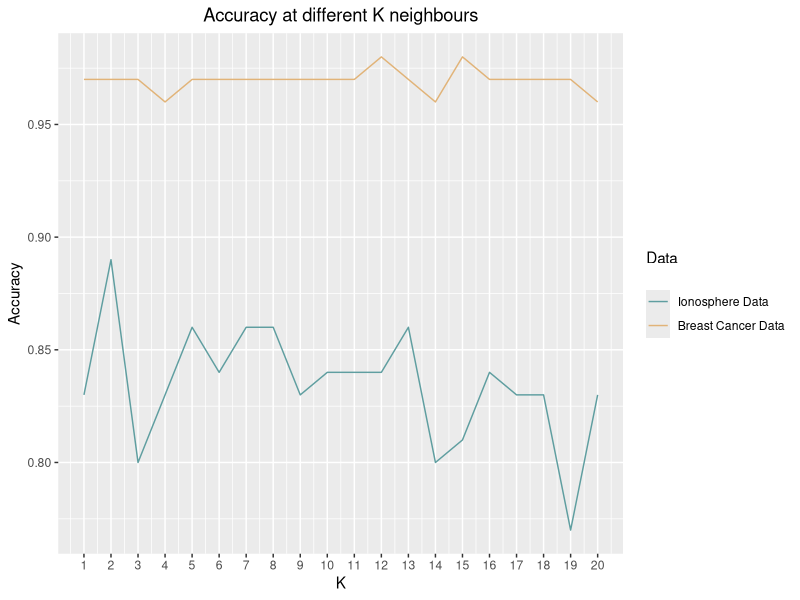
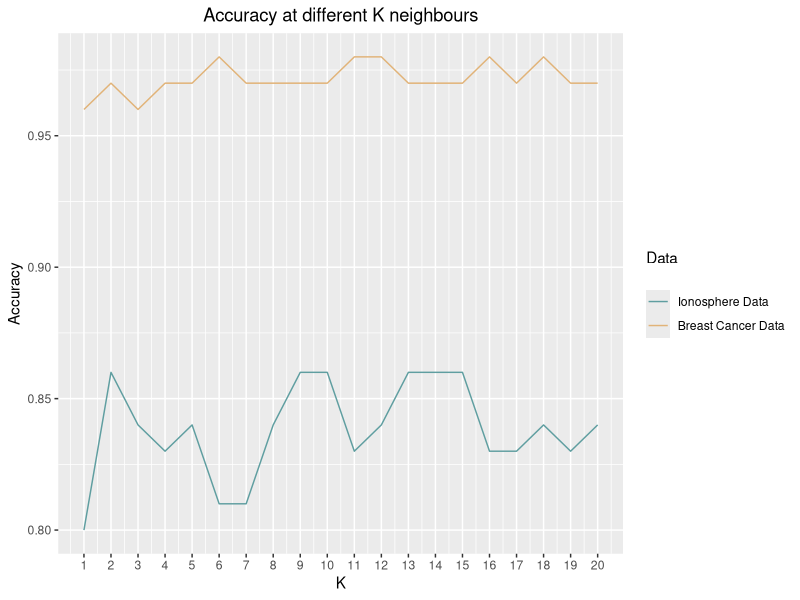
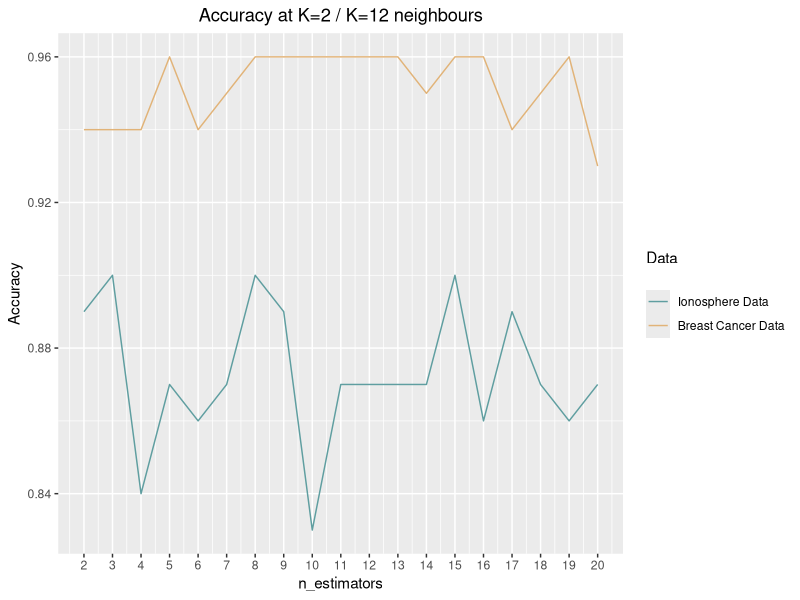

Generate these figures, in order, with R: (Note: this script raises an error after producing the figures.)
## ---- chunk 1
library(ggplot2)
## ---- chunk 2
iono_base_metrics <- read.csv("Ionosphere-Scratch-Different-Ks.csv", header = TRUE)
bc_base_metrics <- read.csv("Breast-Cancer-Scratch-Different-Ks.csv", header = TRUE)

iono_base_metrics <- iono_base_metrics[1:6] #delete last column
bc_base_metrics <- bc_base_metrics[1:6] #delete last column

iono_base_accuracy <- iono_base_metrics[1]
bc_base_accuracy <- bc_base_metrics[1]
k <- seq(1,20,1)

df_scratch <- data.frame(
  "K" = k,
  "AccuracyIonosphere" = iono_base_accuracy,
  "AccuracyBreastCancer" = bc_base_accuracy
)


plot_scratch <- ggplot(df_scratch, aes(x=K)) +
        geom_line(aes(y = Accuracy, colour = "#5F9EA0")) +
        geom_line(aes(y = Accuracy.1, colour = "#E1B378")) +
        ggtitle("Accuracy at different K neighbours") +
        labs(x="K", y="Accuracy", color = "Data\n")+
        scale_x_continuous(breaks=seq(1,20,1))+
        theme(plot.title = element_text(hjust = 0.5))+
        scale_color_manual(labels = c("Ionosphere Data", "Breast Cancer Data"), 
                           values = c("#5F9EA0", "#E1B378"))

plot_scratch

## ---- chunk 3
#Library accuracy across diff Ks
iono_lib_metrics <- read.csv("Ionosphere-Lib-Different-Ks.csv", header = TRUE)
bc_lib_metrics <- read.csv("Breast-Cancer-Lib-Different-Ks.csv", header = TRUE)

iono_lib_metrics <- iono_lib_metrics[1:6] #delete last column
bc_lib_metrics <- bc_lib_metrics[1:6] #delete last column

iono_lib_accuracy <- iono_lib_metrics[1]
bc_lib_accuracy <- bc_lib_metrics[1]

df_lib <- data.frame(
  "K" = k,
  "AccuracyIonosphere" = iono_lib_accuracy,
  "AccuracyBreastCancer" = bc_lib_accuracy
  )

plot_lib <- ggplot(df_lib, aes(x=K)) +
        geom_line(aes(y = Accuracy, colour = "#5F9EA0")) +
        geom_line(aes(y = Accuracy.1, colour = "#E1B378")) +
        ggtitle("Accuracy at different K neighbours") +
        labs(x="K", y="Accuracy", color = "Data\n")+
        scale_x_continuous(breaks=seq(1,20,1))+
        theme(plot.title = element_text(hjust = 0.5))+
        scale_color_manual(labels = c("Ionosphere Data", "Breast Cancer Data"), 
                           values = c("#5F9EA0", "#E1B378"))

plot_lib

## ---- chunk 4
iono_base_metrics_df <- data.frame(iono_base_metrics)
iono_lib_metrics_df <- data.frame(iono_lib_metrics)

iono_av_acc_base <- mean(iono_base_metrics_df$Accuracy)
iono_av_pre_base <- mean(iono_base_metrics_df$Precision)
iono_av_rec_base <- mean(iono_base_metrics_df$Recall)
iono_av_speci_base <- mean(iono_base_metrics_df$Specificity)

iono_av_acc_lib <- mean(iono_lib_metrics_df$Accuracy)
iono_av_pre_lib <- mean(iono_lib_metrics_df$Precision)
iono_av_rec_lib <- mean(iono_lib_metrics_df$Recall)
iono_av_speci_lib <- mean(iono_lib_metrics_df$Specificity)

bc_base_metrics_df <- data.frame(bc_base_metrics)
bc_lib_metrics_df <- data.frame(bc_lib_metrics)

bc_av_acc_base <- mean(bc_base_metrics_df$Accuracy)
bc_av_pre_base <- mean(bc_base_metrics_df$Precision)
bc_av_rec_base <- mean(bc_base_metrics_df$Recall)
bc_av_speci_base <- mean(bc_base_metrics_df$Specificity)

bc_av_acc_lib <- mean(bc_lib_metrics_df$Accuracy)
bc_av_pre_lib <- mean(bc_lib_metrics_df$Precision)
bc_av_rec_lib <- mean(bc_lib_metrics_df$Recall)
bc_av_speci_lib <- mean(bc_lib_metrics_df$Specificity)



## ---- chunk 5
#accuracy at K
ionoK2_base_metrics <- read.csv("Ionosphere-Scratch-K=2.csv", header = TRUE)
bcK12_base_metrics <- read.csv("Breast-Cancer-Scratch-K=12.csv", header = TRUE)

ionoK2_base_metrics <- ionoK2_base_metrics[1:6] #delete last column
bcK12_base_metrics <- bcK12_base_metrics[1:6] #delete last column

ionoK2_base_accuracy <- ionoK2_base_metrics[1]
bcK12_base_accuracy <- bcK12_base_metrics[1]
n_estimator <- seq(2,20,1)

df_scratchK <- data.frame(
  "n_estimators" = n_estimator,
  "AccuracyIonosphere" = ionoK2_base_accuracy,
  "AccuracyBreastCancer" = bcK12_base_accuracy
)


plot_scratchK <- ggplot(df_scratchK, aes(x=n_estimators)) +
        geom_line(aes(y = Accuracy, colour = "#5F9EA0")) +
        geom_line(aes(y = Accuracy.1, colour = "#E1B378")) +
        ggtitle("Accuracy at K=2 / K=12 neighbours") +
        labs(x="n_estimators", y="Accuracy", color = "Data\n")+
        scale_x_continuous(breaks=seq(1,20,1))+
        theme(plot.title = element_text(hjust = 0.5))+
        scale_color_manual(labels = c("Ionosphere Data", "Breast Cancer Data"), 
                           values = c("#5F9EA0", "#E1B378"))

plot_scratchK
## ---- chunk 6
#Library accuracy at K
ionoK2_lib_metrics <- read.csv("Ionosphere-Lib-K=2.csv", header = TRUE)
bcK6_lib_metrics <- read.csv("Breast-Cancer-Lib-K=6.csv", header = TRUE)

ionoK2_lib_metrics <- ionoK2_lib_metrics[1:6] #delete last column
bcK6_lib_metrics <- bcK6_lib_metrics[1:6] #delete last column

ionoK2_lib_accuracy <- ionoK2_lib_metrics[1]
bcK6_lib_accuracy <- bcK6_lib_metrics[1]

df_libK <- data.frame(
  "n_estimators" = k,
  "AccuracyIonosphere" = ionoK2_lib_accuracy,
  "AccuracyBreastCancer" = bcK6_lib_accuracy
  )

plot_libK <- ggplot(df_libK, aes(x=n_estimators)) +
        geom_line(aes(y = Accuracy, colour = "#5F9EA0")) +
        geom_line(aes(y = Accuracy.1, colour = "#E1B378")) +
        ggtitle("Accuracy at K=2 / K=6") +
        labs(x="n_estimators", y="Accuracy", color = "Data\n")+
        scale_x_continuous(breaks=seq(1,20,1))+
        theme(plot.title = element_text(hjust = 0.5))+
        scale_color_manual(labels = c("Ionosphere Data", "Breast Cancer Data"), 
                           values = c("#5F9EA0", "#E1B378"))

plot_libK
